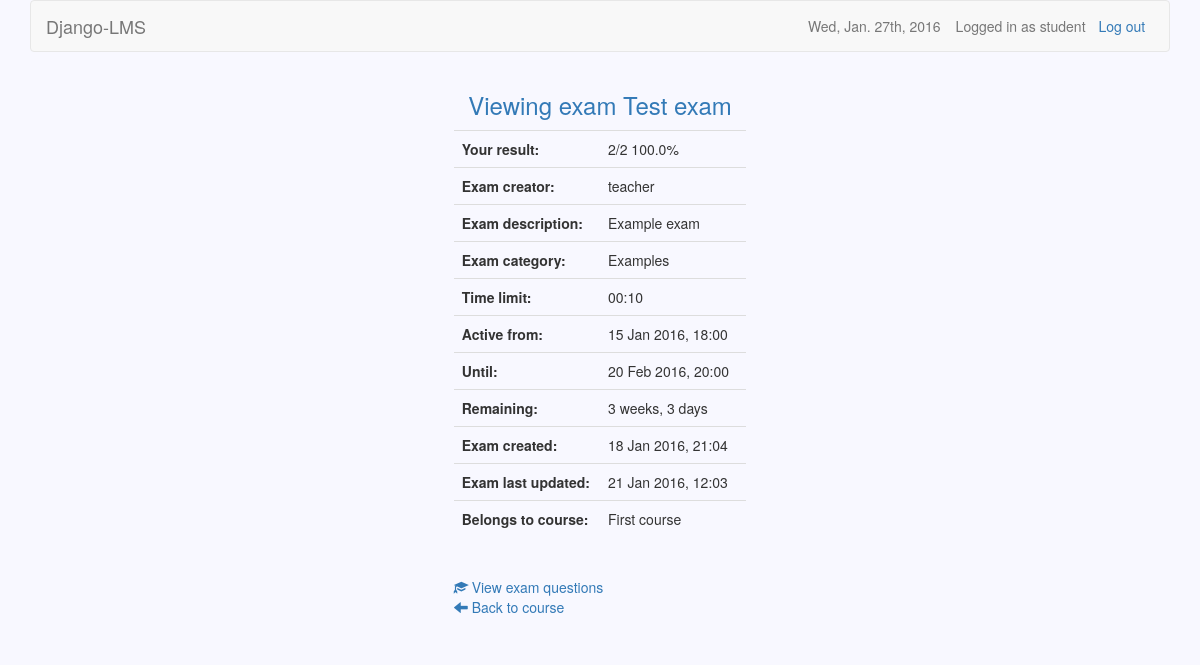
The app's page /courses/1/exams/1/s (signed in), older data.
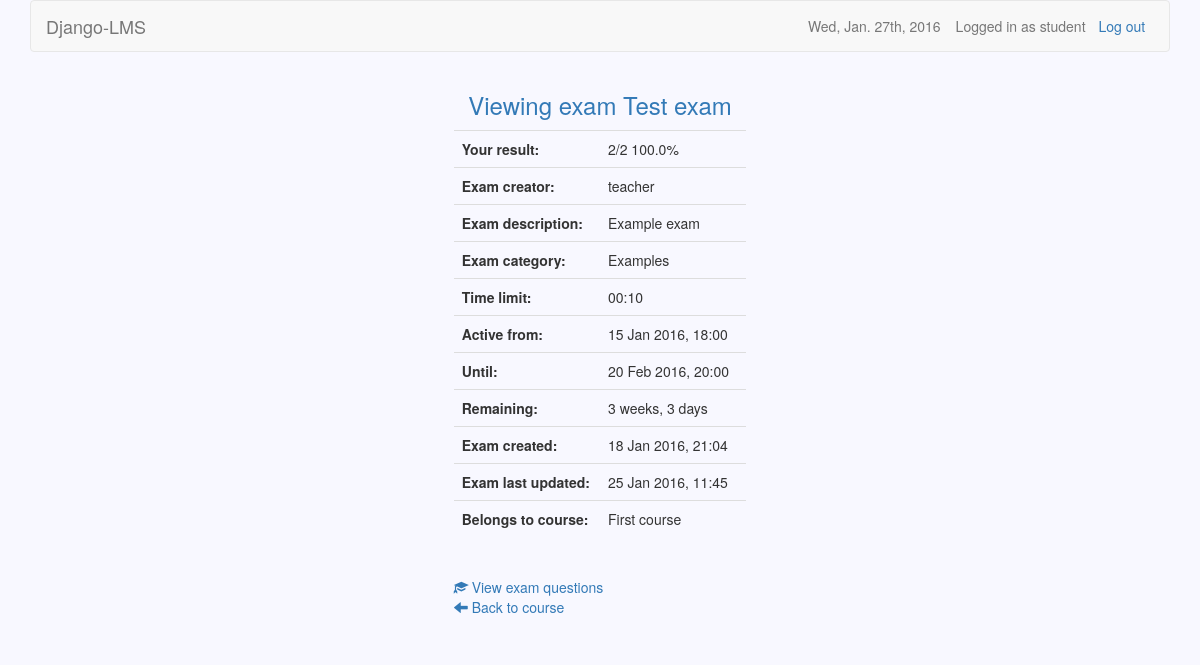
The same page, newer data.
### exams/models.py (models this page shows, shortened)
class Exam(models.Model):
    owner = models.CharField(max_length=30)
    name = models.CharField(max_length=30)
    description = models.TextField(blank=True)
    created = models.DateTimeField(auto_now_add=True)
    updated = models.DateTimeField(auto_now=True)
    password = models.CharField(max_length=10, blank=True)
    time_limit = models.TimeField()
    active_from = models.DateTimeField()
    active_to = models.DateTimeField()
    course = models.ForeignKey(Course)
    category = models.CharField(max_length=30)
    question_count = models.IntegerField()
    questions = models.ManyToManyField(Question, blank=True,
        through='ExamQuestion')
    @property
    def active(self):
        return (timezone.now() >= self.active_from and
            timezone.now() < self.active_to)

### exams/views.py (the view)
# urls.py: url(r'^(?P<exam_id>\d+)/s$', views.view_exam, name='view_exam'),
@user_passes_test(student_check)
def view_exam(request, course_id, exam_id):
    if (Participation.objects.filter(user=request.user, course=course_id)
        .exists()):
        course = Course.objects.get(id=course_id)
        exam = Exam.objects.get(id=exam_id)
        exam_questions = ExamQuestion.objects.filter(exam=exam)
        try:
            score = (Score.objects.get(student=request.user, exam=exam)
                .score)
            result = format_score(score, exam_questions.count())
        except ObjectDoesNotExist:
            result = "Exam not yet taken."
        return render(request, 'view_exam.html', {'course': course,
            'exam': exam, 'exam_questions': exam_questions, 'result': result})
    else:
        return redirect('/courses/s')

### courses/views.py (called while the page is built)
def student_check(user):
    return not user.is_teacher

def format_score(score, count):
    percentage = str(float(score) / float(count) * 100) + '%'
    return str(score) + '/' + str(count) + ' ' + percentage

### exams/templates/view_exam.html (shortened to what this page needs)
{% extends 'base.html' %}
{% block header %}Viewing exam {{ exam.name }}{% endblock %}
{% block dashboard %}
	<table class="table table-hover">
		<tr>
			<th>Your result:</th>
			<td>{{ result }}</td>
		</tr>
		<tr>
			<th>Exam creator:</th>
			<td>{{ exam.owner }}</td>
		</tr>
		<tr>
			<th>Exam description:</th>
			<td>{{ exam.description }}</td>
		</tr>
		<tr>
			<th>Exam category:</th>
			<td>{{ exam.category }}</td>
		</tr>
		<tr>
			<th>Time limit:</th>
			<td>{{ exam.time_limit }}</td>
		</tr>
		<tr>
			<th>Active from:</th>
			<td>{{ exam.active_from|date }}</td>
		</tr>
		<tr>
			<th>Until:</th>
			<td>{{ exam.active_to|date }}</td>
		</tr>
		<tr>
			<th>Remaining:</th>
			{% if not exam.active %}
				<td>Exam closed.</td>
			{% else %}
				<td>{{ exam.active_to|timeuntil }}</td>
			{% endif %}
		</tr>
		<tr>
			<th>Exam created:</th>
			<td>{{ exam.created|date }}</td>
		</tr>
		<tr>
			<th>Exam last updated:</th>
			<td>{{ exam.updated|date }}</td>
		</tr>
		<tr>
			<th>Belongs to course:</th>
			<td>{{ course.name }}</td>
		</tr>
	</table>
	{% if exam_questions and 'Exam' in result and exam.active %}
		<a href="{% url 'take_exam' course.id exam.id %}">
			<span class="glyphicon glyphicon-pencil"></span>
			Take exam
		</a>
		<br>
	{% elif exam_questions and not 'Exam' in result %}
		<a href="{% url 'view_questions' course.id exam.id %}">
			<span class="glyphicon glyphicon-education"></span>
			View exam questions
		</a>
		<br>
	{% endif %}
	<a href="{% url 'view_course' course.id %}">
		<span class="glyphicon glyphicon-arrow-left"></span>
		Back to course
	</a>
{% endblock %}

Row changes from the older to the newer data that the page shows:
changed Exam "Test exam": updated "21 Jan 2016, 12:03" → "25 Jan 2016, 11:45"
